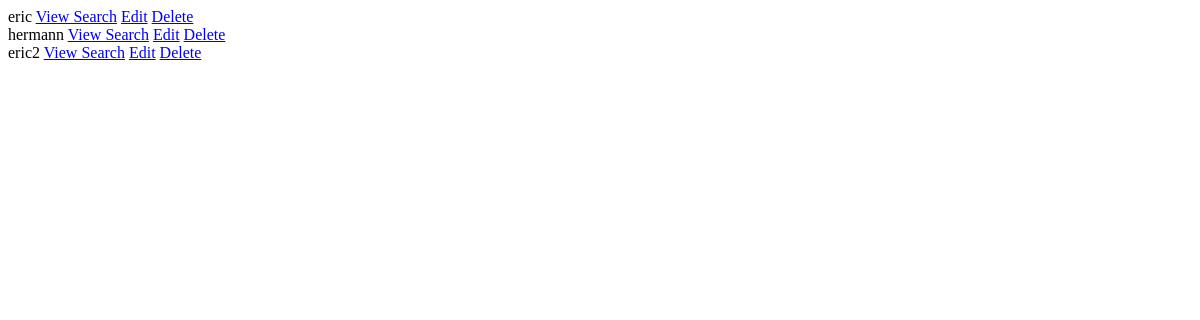
/deals/subscriptions/ (signed in), run on an earlier commit of the app's database.
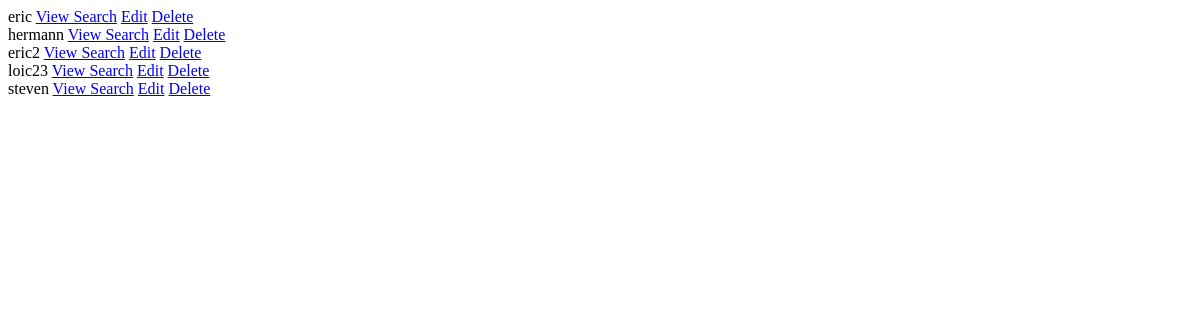
And on a later commit of the database.
### deal/models.py (models this page shows, shortened)
class Deals(models.Model):
    PROPERTY_STATUS_CHOICES = [ ('For Rent', 'For Rent'), ('For Sale','For Sale')
    ]
    DAY_CHOICES = [('mon,tue,wed,thu,fri,sat,sun', 'Daily'), ('sat,sun', 'Weekends')]
    TIME_CHOICES = [(5, '5:00am'), (6, '6:00am'), (7, '7:00am'),
                   (8, '8:00am'), (17, '5:00pm'), (21, '9:00pm'),(22, '10:00pm')]
    user = models.ForeignKey(User, on_delete=models.CASCADE, related_name="Deals", null=True)
    name = models.CharField(max_length=20)
    property_status = models.CharField(max_length = 20,choices = PROPERTY_STATUS_CHOICES, default = 'For Rent')
    adress = models.ForeignKey('Adress', on_delete=models.CASCADE)
    assets = models.ForeignKey('AssetTypes', on_delete=models.CASCADE)
    computeDeal = models.ForeignKey('ComputeDeals', on_delete=models.CASCADE)
    ReceveEmail = models.BooleanField(default=True)
    days = models.CharField(max_length=100, choices=DAY_CHOICES, blank = True, default = '')
    time = models.IntegerField(choices = TIME_CHOICES, blank = True, null = True)
    def __str__(self):
        return self.name

### deal/views.py (the view)
# urls.py: path('deals/subscriptions/', views.manage_subscriptions, name = 'subscriptions'),
@login_required
def manage_subscriptions(request):
    return render(request, 'deal/subscriptions.html')

### deal/templates/deal/subscriptions.html (shortened to what this page needs)
<html lang="en">
<head>
</head>
<body>
{% for de in user.Deals.all %}
 <div>
    {{de}}
    <a href="{% url 'display_specific' de.id%}">View Search</a>
    <a href="{% url 'edit' de.id%}">Edit</a>
    <a href="{% url 'delete' de.id%}">Delete</a>
  </div>
  {% endfor %}
</body>
</html>

What changed in the data, as far as the page shows it:
added Deals: name "loic23"
added Deals: name "steven"
